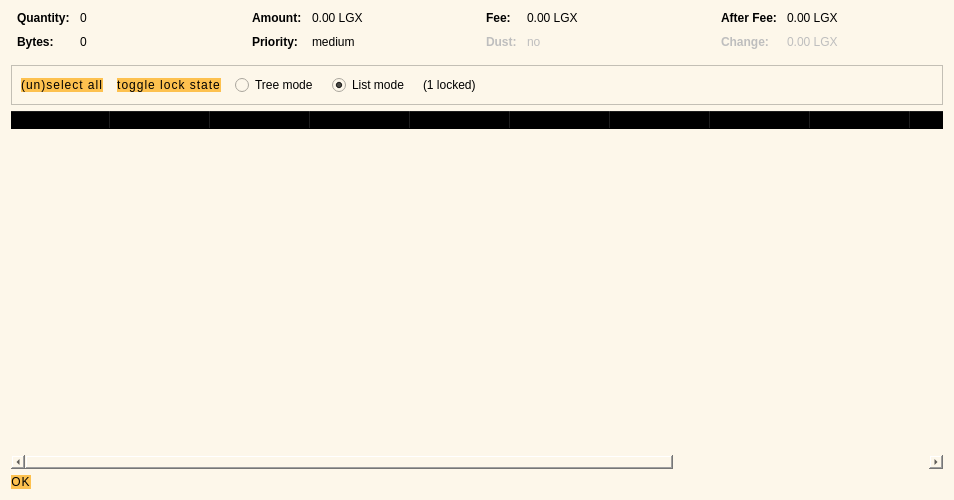
<?xml version="1.0" encoding="UTF-8"?>
<ui version="4.0">
 <class>CoinControlDialog</class>
 <widget class="QDialog" name="CoinControlDialog">
  <property name="geometry">
   <rect>
    <x>0</x>
    <y>0</y>
    <width>954</width>
    <height>500</height>
   </rect>
  </property>
  <property name="windowTitle">
   <string>Coin Selection</string>
  </property>
  <property name="styleSheet">
   <string notr="true">background: #fdf7ea;</string>
  </property>
  <layout class="QVBoxLayout" name="verticalLayout">
   <item>
    <layout class="QHBoxLayout" name="horizontalLayoutTop" stretch="0,0,0,0">
     <property name="topMargin">
      <number>0</number>
     </property>
     <property name="bottomMargin">
      <number>10</number>
     </property>
     <item>
      <layout class="QFormLayout" name="formLayoutCoinControl1">
       <property name="horizontalSpacing">
        <number>10</number>
       </property>
       <property name="verticalSpacing">
        <number>10</number>
       </property>
       <property name="leftMargin">
        <number>6</number>
       </property>
       <property name="rightMargin">
        <number>6</number>
       </property>
       <item row="0" column="0">
        <widget class="QLabel" name="labelCoinControlQuantityText">
         <property name="font">
          <font>
           <weight>75</weight>
           <bold>true</bold>
          </font>
         </property>
         <property name="text">
          <string>Quantity:</string>
         </property>
        </widget>
       </item>
       <item row="0" column="1">
        <widget class="QLabel" name="labelCoinControlQuantity">
         <property name="cursor">
          <cursorShape>IBeamCursor</cursorShape>
         </property>
         <property name="contextMenuPolicy">
          <enum>Qt::ActionsContextMenu</enum>
         </property>
         <property name="text">
          <string notr="true">0</string>
         </property>
         <property name="textInteractionFlags">
          <set>Qt::LinksAccessibleByMouse|Qt::TextSelectableByKeyboard|Qt::TextSelectableByMouse</set>
         </property>
        </widget>
       </item>
       <item row="1" column="0">
        <widget class="QLabel" name="labelCoinControlBytesText">
         <property name="font">
          <font>
           <weight>75</weight>
           <bold>true</bold>
          </font>
         </property>
         <property name="text">
          <string>Bytes:</string>
         </property>
        </widget>
       </item>
       <item row="1" column="1">
        <widget class="QLabel" name="labelCoinControlBytes">
         <property name="cursor">
          <cursorShape>IBeamCursor</cursorShape>
         </property>
         <property name="contextMenuPolicy">
          <enum>Qt::ActionsContextMenu</enum>
         </property>
         <property name="text">
          <string notr="true">0</string>
         </property>
         <property name="textInteractionFlags">
          <set>Qt::LinksAccessibleByMouse|Qt::TextSelectableByKeyboard|Qt::TextSelectableByMouse</set>
         </property>
        </widget>
       </item>
      </layout>
     </item>
     <item>
      <layout class="QFormLayout" name="formLayoutCoinControl2">
       <property name="horizontalSpacing">
        <number>10</number>
       </property>
       <property name="verticalSpacing">
        <number>10</number>
       </property>
       <property name="leftMargin">
        <number>6</number>
       </property>
       <property name="rightMargin">
        <number>6</number>
       </property>
       <item row="0" column="0">
        <widget class="QLabel" name="labelCoinControlAmountText">
         <property name="font">
          <font>
           <weight>75</weight>
           <bold>true</bold>
          </font>
         </property>
         <property name="text">
          <string>Amount:</string>
         </property>
        </widget>
       </item>
       <item row="0" column="1">
        <widget class="QLabel" name="labelCoinControlAmount">
         <property name="cursor">
          <cursorShape>IBeamCursor</cursorShape>
         </property>
         <property name="contextMenuPolicy">
          <enum>Qt::ActionsContextMenu</enum>
         </property>
         <property name="text">
          <string notr="true">0.00 LGX</string>
         </property>
         <property name="textInteractionFlags">
          <set>Qt::LinksAccessibleByMouse|Qt::TextSelectableByKeyboard|Qt::TextSelectableByMouse</set>
         </property>
        </widget>
       </item>
       <item row="1" column="0">
        <widget class="QLabel" name="labelCoinControlPriorityText">
         <property name="font">
          <font>
           <weight>75</weight>
           <bold>true</bold>
          </font>
         </property>
         <property name="text">
          <string>Priority:</string>
         </property>
        </widget>
       </item>
       <item row="1" column="1">
        <widget class="QLabel" name="labelCoinControlPriority">
         <property name="cursor">
          <cursorShape>IBeamCursor</cursorShape>
         </property>
         <property name="contextMenuPolicy">
          <enum>Qt::ActionsContextMenu</enum>
         </property>
         <property name="text">
          <string>medium</string>
         </property>
         <property name="textInteractionFlags">
          <set>Qt::LinksAccessibleByMouse|Qt::TextSelectableByKeyboard|Qt::TextSelectableByMouse</set>
         </property>
        </widget>
       </item>
      </layout>
     </item>
     <item>
      <layout class="QFormLayout" name="formLayoutCoinControl3">
       <property name="horizontalSpacing">
        <number>10</number>
       </property>
       <property name="verticalSpacing">
        <number>10</number>
       </property>
       <property name="leftMargin">
        <number>6</number>
       </property>
       <property name="rightMargin">
        <number>6</number>
       </property>
       <item row="0" column="0">
        <widget class="QLabel" name="labelCoinControlFeeText">
         <property name="font">
          <font>
           <weight>75</weight>
           <bold>true</bold>
          </font>
         </property>
         <property name="text">
          <string>Fee:</string>
         </property>
        </widget>
       </item>
       <item row="0" column="1">
        <widget class="QLabel" name="labelCoinControlFee">
         <property name="cursor">
          <cursorShape>IBeamCursor</cursorShape>
         </property>
         <property name="contextMenuPolicy">
          <enum>Qt::ActionsContextMenu</enum>
         </property>
         <property name="text">
          <string notr="true">0.00 LGX</string>
         </property>
         <property name="textInteractionFlags">
          <set>Qt::LinksAccessibleByMouse|Qt::TextSelectableByKeyboard|Qt::TextSelectableByMouse</set>
         </property>
        </widget>
       </item>
       <item row="1" column="0">
        <widget class="QLabel" name="labelCoinControlLowOutputText">
         <property name="enabled">
          <bool>false</bool>
         </property>
         <property name="font">
          <font>
           <weight>75</weight>
           <bold>true</bold>
          </font>
         </property>
         <property name="text">
          <string>Dust:</string>
         </property>
        </widget>
       </item>
       <item row="1" column="1">
        <widget class="QLabel" name="labelCoinControlLowOutput">
         <property name="enabled">
          <bool>false</bool>
         </property>
         <property name="cursor">
          <cursorShape>IBeamCursor</cursorShape>
         </property>
         <property name="contextMenuPolicy">
          <enum>Qt::ActionsContextMenu</enum>
         </property>
         <property name="text">
          <string>no</string>
         </property>
         <property name="textInteractionFlags">
          <set>Qt::LinksAccessibleByMouse|Qt::TextSelectableByKeyboard|Qt::TextSelectableByMouse</set>
         </property>
        </widget>
       </item>
      </layout>
     </item>
     <item>
      <layout class="QFormLayout" name="formLayoutCoinControl4">
       <property name="horizontalSpacing">
        <number>10</number>
       </property>
       <property name="verticalSpacing">
        <number>10</number>
       </property>
       <property name="leftMargin">
        <number>6</number>
       </property>
       <property name="rightMargin">
        <number>6</number>
       </property>
       <item row="0" column="0">
        <widget class="QLabel" name="labelCoinControlAfterFeeText">
         <property name="font">
          <font>
           <weight>75</weight>
           <bold>true</bold>
          </font>
         </property>
         <property name="text">
          <string>After Fee:</string>
         </property>
        </widget>
       </item>
       <item row="0" column="1">
        <widget class="QLabel" name="labelCoinControlAfterFee">
         <property name="cursor">
          <cursorShape>IBeamCursor</cursorShape>
         </property>
         <property name="contextMenuPolicy">
          <enum>Qt::ActionsContextMenu</enum>
         </property>
         <property name="text">
          <string notr="true">0.00 LGX</string>
         </property>
         <property name="textInteractionFlags">
          <set>Qt::LinksAccessibleByMouse|Qt::TextSelectableByKeyboard|Qt::TextSelectableByMouse</set>
         </property>
        </widget>
       </item>
       <item row="1" column="0">
        <widget class="QLabel" name="labelCoinControlChangeText">
         <property name="enabled">
          <bool>false</bool>
         </property>
         <property name="font">
          <font>
           <weight>75</weight>
           <bold>true</bold>
          </font>
         </property>
         <property name="text">
          <string>Change:</string>
         </property>
        </widget>
       </item>
       <item row="1" column="1">
        <widget class="QLabel" name="labelCoinControlChange">
         <property name="enabled">
          <bool>false</bool>
         </property>
         <property name="cursor">
          <cursorShape>IBeamCursor</cursorShape>
         </property>
         <property name="contextMenuPolicy">
          <enum>Qt::ActionsContextMenu</enum>
         </property>
         <property name="text">
          <string notr="true">0.00 LGX</string>
         </property>
         <property name="textInteractionFlags">
          <set>Qt::LinksAccessibleByMouse|Qt::TextSelectableByKeyboard|Qt::TextSelectableByMouse</set>
         </property>
        </widget>
       </item>
      </layout>
     </item>
    </layout>
   </item>
   <item>
    <widget class="QFrame" name="frame">
     <property name="minimumSize">
      <size>
       <width>0</width>
       <height>40</height>
      </size>
     </property>
     <property name="frameShape">
      <enum>QFrame::StyledPanel</enum>
     </property>
     <property name="frameShadow">
      <enum>QFrame::Sunken</enum>
     </property>
     <layout class="QHBoxLayout" name="horizontalLayout">
      <item>
       <layout class="QHBoxLayout" name="horizontalLayoutPanel" stretch="0,0,0,0,0,0">
        <property name="spacing">
         <number>14</number>
        </property>
        <item>
         <widget class="QPushButton" name="pushButtonSelectAll">
          <property name="sizePolicy">
           <sizepolicy hsizetype="Maximum" vsizetype="Fixed">
            <horstretch>0</horstretch>
            <verstretch>0</verstretch>
           </sizepolicy>
          </property>
          <property name="styleSheet">
           <string notr="true">QPushButton {
  /* Global Button Style */
  background-color: #fdc14f;
  padding: 0.85em 2em;
  letter-spacing: 1px;
  color: #000000;
  font-size: 12px;
  border-radius: 20px;
}
QPushButton:hover {
  background-color: #fb9803;
}
QPushButton:focus {
  border: none;
  outline: none;
}
QPushButton:pressed {
  border: 1px solid #ff7300;
}

QPushButton:disabled {
  border: 1px solid #aaaaaa;
  background-color: #bbbbbb;
}</string>
          </property>
          <property name="text">
           <string>(un)select all</string>
          </property>
          <property name="autoDefault">
           <bool>false</bool>
          </property>
         </widget>
        </item>
        <item>
         <widget class="QPushButton" name="pushButtonToggleLock">
          <property name="sizePolicy">
           <sizepolicy hsizetype="Maximum" vsizetype="Fixed">
            <horstretch>0</horstretch>
            <verstretch>0</verstretch>
           </sizepolicy>
          </property>
          <property name="styleSheet">
           <string notr="true">QPushButton {
  /* Global Button Style */
  background-color: #fdc14f;
  padding: 0.85em 2em;
  letter-spacing: 1px;
  color: #000000;
  font-size: 12px;
  border-radius: 20px;
}
QPushButton:hover {
  background-color: #fb9803;
}
QPushButton:focus {
  border: none;
  outline: none;
}
QPushButton:pressed {
  border: 1px solid #ff7300;
}

QPushButton:disabled {
  border: 1px solid #aaaaaa;
  background-color: #bbbbbb;
}</string>
          </property>
          <property name="text">
           <string>toggle lock state</string>
          </property>
          <property name="autoDefault">
           <bool>false</bool>
          </property>
         </widget>
        </item>
        <item>
         <widget class="QRadioButton" name="radioTreeMode">
          <property name="sizePolicy">
           <sizepolicy hsizetype="Maximum" vsizetype="Fixed">
            <horstretch>0</horstretch>
            <verstretch>0</verstretch>
           </sizepolicy>
          </property>
          <property name="text">
           <string>Tree mode</string>
          </property>
         </widget>
        </item>
        <item>
         <widget class="QRadioButton" name="radioListMode">
          <property name="sizePolicy">
           <sizepolicy hsizetype="Maximum" vsizetype="Fixed">
            <horstretch>0</horstretch>
            <verstretch>0</verstretch>
           </sizepolicy>
          </property>
          <property name="text">
           <string>List mode</string>
          </property>
          <property name="checked">
           <bool>true</bool>
          </property>
         </widget>
        </item>
        <item>
         <widget class="QLabel" name="labelLocked">
          <property name="text">
           <string>(1 locked)</string>
          </property>
         </widget>
        </item>
        <item>
         <spacer name="horizontalSpacer">
          <property name="orientation">
           <enum>Qt::Horizontal</enum>
          </property>
          <property name="sizeHint" stdset="0">
           <size>
            <width>40</width>
            <height>20</height>
           </size>
          </property>
         </spacer>
        </item>
       </layout>
      </item>
     </layout>
    </widget>
   </item>
   <item>
    <widget class="CoinControlTreeWidget" name="treeWidget">
     <property name="palette">
      <palette>
       <active>
        <colorrole role="Button">
         <brush brushstyle="SolidPattern">
          <color alpha="0">
           <red>0</red>
           <green>0</green>
           <blue>0</blue>
          </color>
         </brush>
        </colorrole>
        <colorrole role="Base">
         <brush brushstyle="NoBrush">
          <color alpha="255">
           <red>0</red>
           <green>0</green>
           <blue>0</blue>
          </color>
         </brush>
        </colorrole>
        <colorrole role="Window">
         <brush brushstyle="SolidPattern">
          <color alpha="0">
           <red>0</red>
           <green>0</green>
           <blue>0</blue>
          </color>
         </brush>
        </colorrole>
       </active>
       <inactive>
        <colorrole role="Button">
         <brush brushstyle="SolidPattern">
          <color alpha="0">
           <red>0</red>
           <green>0</green>
           <blue>0</blue>
          </color>
         </brush>
        </colorrole>
        <colorrole role="Base">
         <brush brushstyle="NoBrush">
          <color alpha="255">
           <red>0</red>
           <green>0</green>
           <blue>0</blue>
          </color>
         </brush>
        </colorrole>
        <colorrole role="Window">
         <brush brushstyle="SolidPattern">
          <color alpha="0">
           <red>0</red>
           <green>0</green>
           <blue>0</blue>
          </color>
         </brush>
        </colorrole>
       </inactive>
       <disabled>
        <colorrole role="Button">
         <brush brushstyle="SolidPattern">
          <color alpha="0">
           <red>0</red>
           <green>0</green>
           <blue>0</blue>
          </color>
         </brush>
        </colorrole>
        <colorrole role="Base">
         <brush brushstyle="NoBrush">
          <color alpha="255">
           <red>0</red>
           <green>0</green>
           <blue>0</blue>
          </color>
         </brush>
        </colorrole>
        <colorrole role="Window">
         <brush brushstyle="SolidPattern">
          <color alpha="0">
           <red>0</red>
           <green>0</green>
           <blue>0</blue>
          </color>
         </brush>
        </colorrole>
       </disabled>
      </palette>
     </property>
     <property name="contextMenuPolicy">
      <enum>Qt::CustomContextMenu</enum>
     </property>
     <property name="styleSheet">
      <string notr="true">border:0;
background-color: transparent;</string>
     </property>
     <property name="sortingEnabled">
      <bool>false</bool>
     </property>
     <property name="columnCount">
      <number>13</number>
     </property>
     <attribute name="headerShowSortIndicator" stdset="0">
      <bool>true</bool>
     </attribute>
     <attribute name="headerStretchLastSection">
      <bool>false</bool>
     </attribute>
     <column>
      <property name="text">
       <string/>
      </property>
     </column>
     <column>
      <property name="text">
       <string>Amount</string>
      </property>
     </column>
     <column>
      <property name="text">
       <string>Received with label</string>
      </property>
     </column>
     <column>
      <property name="text">
       <string>Received with address</string>
      </property>
     </column>
     <column>
      <property name="text">
       <string>Type</string>
      </property>
     </column>
     <column>
      <property name="text">
       <string>Date</string>
      </property>
     </column>
     <column>
      <property name="text">
       <string>Confirmations</string>
      </property>
      <property name="toolTip">
       <string>Confirmed</string>
      </property>
     </column>
     <column>
      <property name="text">
       <string>Priority</string>
      </property>
     </column>
     <column>
      <property name="text">
       <string/>
      </property>
     </column>
     <column>
      <property name="text">
       <string/>
      </property>
     </column>
     <column>
      <property name="text">
       <string/>
      </property>
     </column>
     <column>
      <property name="text">
       <string/>
      </property>
     </column>
     <column>
      <property name="text">
       <string/>
      </property>
     </column>
    </widget>
   </item>
   <item>
    <widget class="QDialogButtonBox" name="buttonBox">
     <property name="sizePolicy">
      <sizepolicy hsizetype="Maximum" vsizetype="Fixed">
       <horstretch>0</horstretch>
       <verstretch>0</verstretch>
      </sizepolicy>
     </property>
     <property name="styleSheet">
      <string notr="true">QPushButton {
  /* Global Button Style */
  background-color: #fdc14f;
  padding: 0.85em 2em;
  letter-spacing: 1px;
  color: #000000;
  font-size: 12px;
  border-radius: 20px;
}
QPushButton:hover {
  background-color: #fb9803;
}
QPushButton:focus {
  border: none;
  outline: none;
}
QPushButton:pressed {
  border: 1px solid #ff7300;
}

QPushButton:disabled {
  border: 1px solid #aaaaaa;
  background-color: #bbbbbb;
}</string>
     </property>
     <property name="orientation">
      <enum>Qt::Horizontal</enum>
     </property>
     <property name="standardButtons">
      <set>QDialogButtonBox::Ok</set>
     </property>
    </widget>
   </item>
  </layout>
 </widget>
 <customwidgets>
  <customwidget>
   <class>CoinControlTreeWidget</class>
   <extends>QTreeWidget</extends>
   <header>coincontroltreewidget.h</header>
  </customwidget>
 </customwidgets>
 <resources/>
 <connections/>
</ui>
